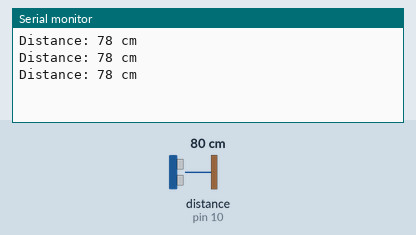
Recording of a sketch running on a simulated Arduino Uno, built with avr-gcc and run on an emulated ATmega328P. Shown: the last lines printed to the serial monitor. Wiring (inferred from the names in the program): ultrasonic range finder: trigger pin 11; echo pin 10. The inputs (shaded band) are chosen by the test bench; at power-on: distance to the obstacle (sensor on pin 10) 80 cm. The echo pulse lasts 58.3 µs per cm.

Above: at 1.3 s.
1.4 s: distance to the obstacle (sensor on pin 10) set to 2 cm
At 1.9 s:
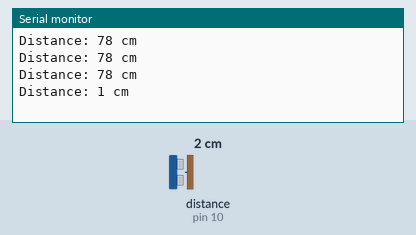
2.9 s: distance to the obstacle (sensor on pin 10) set to 4 cm
At 3.4 s:
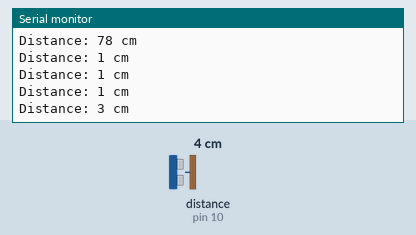
Timing chart, 0 to 5.9 s (numbered marks = the images above; inputs shaded):
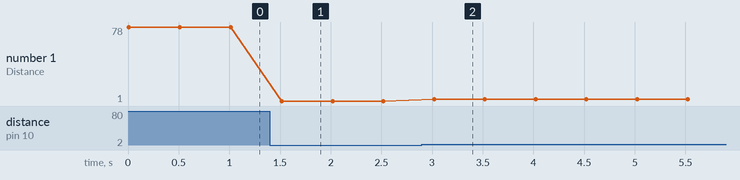

Measured:
- after the input at 1.4 s, the serial monitor: prints a new line after 0.12 s (image 1)
- after the input at 2.9 s, the serial monitor: prints a new line after 0.12 s (image 2)
- plotted number 1: 78 → 1 after the input at 1.4 s, 1 → 3 after the input at 2.9 s

The sketch:

ultrasonic_test.ino
```cpp
/*
 * [단위 테스트] 초음파 거리 센서 (HC-SR04)
 * -----------------------------------------------
 * 팀명 : 뚝@딱
 * 조원 : 신동휘, 윤태웅, 이종현
 * -----------------------------------------------
 * 핀 연결:
 *   VCC  → 5V
 *   GND  → GND
 *   Trig → 디지털 11번
 *   Echo → 디지털 10번
 * -----------------------------------------------
 * 동작 설명:
 *   초음파를 발사하고 반사되어 돌아오는 시간을 측정하여
 *   물체와의 거리를 cm 단위로 시리얼 모니터에 출력한다.
 *   50cm 이내의 거리값이 정상적으로 들어오는지 확인한다.
 * -----------------------------------------------
 * 테스트 결과: 정상 동작 확인
 */

#define TRIG 11
#define ECHO 10

void setup() {
  Serial.begin(9600);
  pinMode(TRIG, OUTPUT);
  pinMode(ECHO, INPUT);
}

void loop() {
  digitalWrite(TRIG, LOW);
  delayMicroseconds(2);
  digitalWrite(TRIG, HIGH);
  delayMicroseconds(10);
  digitalWrite(TRIG, LOW);

  long duration = pulseIn(ECHO, HIGH);
  long distance = duration * 0.034 / 2;

  Serial.print("Distance: ");
  Serial.print(distance);
  Serial.println(" cm");

  delay(500);
}
```
